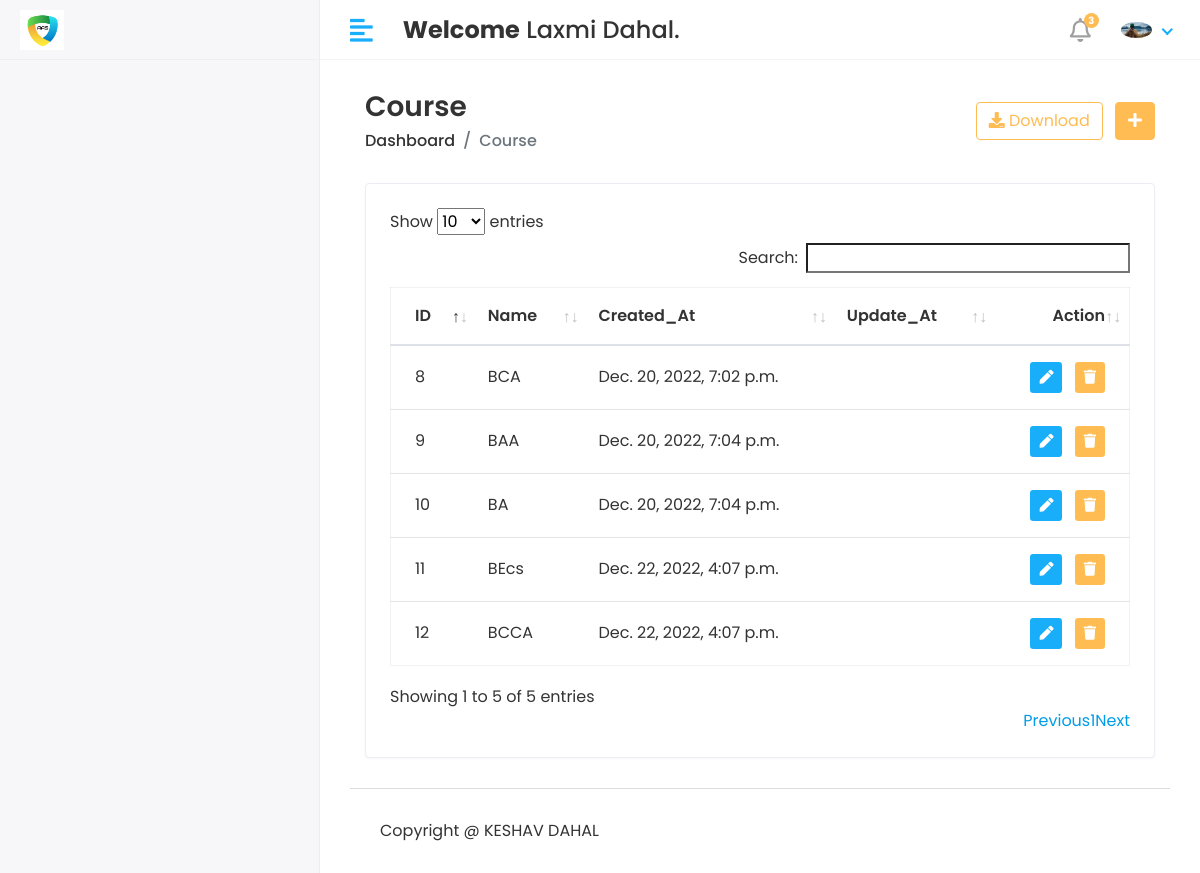
The page /Hod/Course/View (signed in) on the database its author committed.
### app/models.py (models this page shows, shortened)
class CustomUser(AbstractUser):
    USER = (
        ('1', 'HOD'),
        ('2', 'STAFF'),
        ('3', 'STUDENT'),
    )
    user_type = models.CharField(choices=USER, max_length=50, default=1)
    profile_pic = models.ImageField(upload_to='media/profile_pic')

class Course(models.Model):
    name = models.CharField(max_length=100)
    created_at = models.DateTimeField(auto_now_add=True)
    updated_at = models.DateTimeField(auto_now=True)

### AAI/Hod_Views.py (the view)
# urls.py: path('Hod/Course/View', Hod_Views.VIEW_COURSE, name='view_course'),
@login_required(login_url='/')
def VIEW_COURSE(request):
    course = Course.objects.all()
    context = {
        'course': course,
    }
    return render(request, 'Hod/view_course.html', context)

### templates/Hod/view_course.html (shortened to what this page needs)
{% extends 'base.html' %}
{% block content %}
 <div class="content container-fluid">
               <div class="page-header">
                  <div class="row align-items-center">
                     <div class="col">
                        <h3 class="page-title">Course</h3>
                        <ul class="breadcrumb">
                           <li class="breadcrumb-item"><a href="index.html">Dashboard</a></li>
                           <li class="breadcrumb-item active">Course</li>
                        </ul>
                     </div>
                     <div class="col-auto text-right float-right ml-auto">
                        <a href="#" class="btn btn-outline-primary mr-2"><i class="fas fa-download"></i> Download</a>
                        <a href="add-student.html" class="btn btn-primary"><i class="fas fa-plus"></i></a>
                     </div>
                  </div>
               </div>
               <div class="row">
                  <div class="col-sm-12">
                     <div class="card card-table">
                        <div class="card-body">
                           <div class="table-responsive">
                              <table id="table_id" class="table table-hover table-center mb-0 ">
                                 <thead>
                                    <tr>
                                       <th>ID</th>
                                       <th>Name</th>
                                       <th>Created_At</th>
                                       <th>Update_At</th>
                                       <th class="text-right">Action</th>
                                    </tr>
                                 </thead>
                                 <tbody>
                                 {% for i in course %}
                                    <tr>
                                       <td>{{i.id}}</td>
                                       <td>{{i.name}}</td>
                                        <td>{{i.created_at}}</td>
                                        <td>{{i.update_at}}</td>
                                       <td class="text-right">
                                          <div class="actions">
                                             <a href="{% url 'edit_course' i.id %}" class="btn btn-sm bg-success-light mr-2">
                                             <i class="fas fa-pen"></i>
                                             </a>
                                             <a href="{% url 'delete_course' i.id %}" class="btn btn-sm bg-danger-light">
                                             <i class="fas fa-trash"></i>
                                             </a>
                                          </div>
                                       </td>
                                 {% endfor %}
                                 </tbody>
                              </table>
                           </div>
                        </div>
                     </div>
                  </div>
               </div>
            </div>
{% endblock %}

### templates/base.html (shortened to what this page needs)
<!DOCTYPE html>
<html lang="en">
{% load static %}
   <head>
      <link rel="stylesheet" href="{% static 'assets/plugins/bootstrap/css/bootstrap.min.css' %}">
      <link rel="stylesheet" href="{% static 'assets/plugins/fontawesome/css/fontawesome.min.css' %}">
      <link rel="stylesheet" href="{% static 'assets/plugins/fontawesome/css/all.min.css' %}">
      <link rel="stylesheet" href="{% static 'assets/css/style.css' %}">
       <link rel="stylesheet" href="{% static 'assets/plugins/datatables/datatables.min.css' %}">
   </head>
   <body>
    <div class="main-wrapper">
       {% include 'includes/header.html' %}
       {% include 'includes/sidebar.html' %}
        <div class="page-wrapper">
            <div class="content container-fluid">
              {% block content %}
                  {% endblock %}
            {% include 'includes/footer.html' %}
      </div>
   </div>
   </body>
</html>

### templates/includes/header.html (shortened to what this page needs)
{% load static %}
<div class="header">
    <div class="header-left">
       <a href="index.html" class="logo">
       <img src="{% static 'assets/img/logo.png' %}" alt="Logo">
       </a>
    </div>
    <a href="javascript:void(0);" id="toggle_btn">
    <i class="fas fa-align-left"></i>
    </a>
    <div class="top-nav-search mt-3">
     <h4><strong>Welcome</strong>&nbsp;<span>{{user.first_name}} {{user.last_name}}</span>.</h4>
    </div>
    <ul class="nav user-menu">
       <li class="nav-item dropdown noti-dropdown">
          <a href="#" class="dropdown-toggle nav-link" data-toggle="dropdown">
          <i class="far fa-bell"></i> <span class="badge badge-pill">3</span>
          </a>
       </li>
       <li class="nav-item dropdown has-arrow">
          <a href="#" class="dropdown-toggle nav-link" data-toggle="dropdown">
             {% if user.profile_pic == "" %}
              <span class="user-img"><img class="rounded-circle" src="{% static 'assets/img/aimg.jpg' %}" width="31" ></span>
             {% else %}
          <span class="user-img"><img class="rounded-circle" src="/{{user.profile_pic}}" width="31" ></span>
          {% endif %}
          </a>
       </li>
    </ul>
 </div>

### templates/includes/sidebar.html (shortened to what this page needs)
{% load active_link_tags %}
<div class="sidebar" id="sidebar">
    <div class="sidebar-inner slimscroll ">
       <div id="sidebar-menu" class="sidebar-menu">
       </div>
    </div>
 </div>

### templates/includes/footer.html
<footer>
    <p>Copyright @ KESHAV DAHAL </p>
 </footer>

### rows shown on the page
CustomUser: first_name "Laxmi", last_name "Dahal", profile_pic (picture)
Course: id "8", name "BCA", created_at "Dec. 20, 2022, 7:02 p.m."
Course: id "9", name "BAA", created_at "Dec. 20, 2022, 7:04 p.m."
Course: id "10", name "BA", created_at "Dec. 20, 2022, 7:04 p.m."
Course: id "11", name "BEcs", created_at "Dec. 22, 2022, 4:07 p.m."
Course: id "12", name "BCCA", created_at "Dec. 22, 2022, 4:07 p.m."
